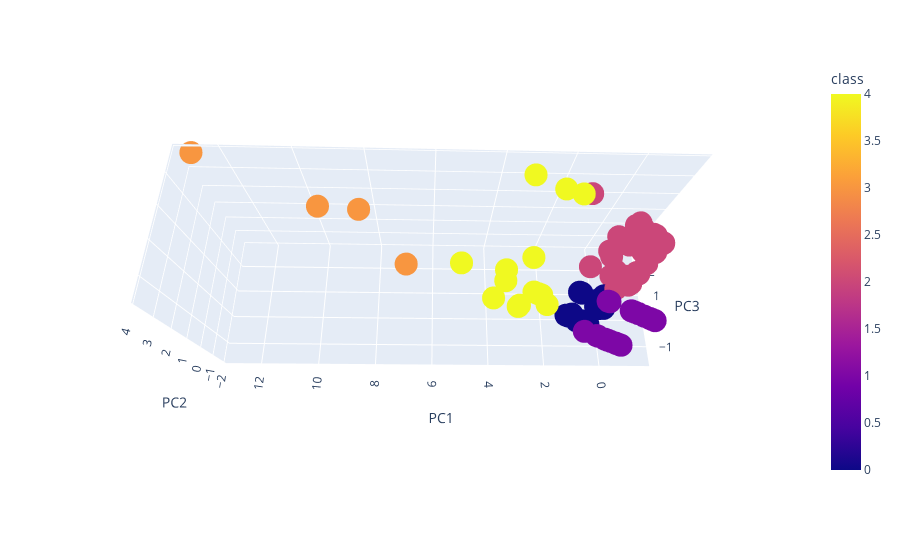

The notebook cell saved with this chart:
### Markdown cell above
### Visualizing Results

#### 3D-Scatter with Clusters

### Code cell
# Create a 3D-Scatter with the PCA data and the clusters
px.scatter_3d(crypto_pca_df, x='PC1', y='PC2', z='PC3', color='class')

### Figure 1 — Plotly figure (JSON) as saved in the notebook; plotly's stock layout.template omitted (floating-point values rounded to 4 significant figures; data arrays with more than 128 entries replaced by an {"elided": "..."} marker saying what was removed)
{"data": [{"hovertemplate": "PC1=%{x}<br>PC2=%{y}<br>PC3=%{z}<br>class=%{marker.color}<extra></extra>", "legendgroup": "", "marker": {"color": {"elided": "413 int values"}, "coloraxis": "coloraxis", "symbol": "circle"}, "mode": "markers", "name": "", "scene": "scene", "showlegend": false, "type": "scatter3d", "x": {"elided": "413 float values"}, "y": {"elided": "413 float values"}, "z": {"elided": "413 float values"}}], "layout": {"autosize": true, "coloraxis": {"colorbar": {"title": {"text": "class"}}, "colorscale": [[0, "#0d0887"], [0.1111, "#46039f"], [0.2222, "#7201a8"], [0.3333, "#9c179e"], [0.4444, "#bd3786"], [0.5556, "#d8576b"], [0.6667, "#ed7953"], [0.7778, "#fb9f3a"], [0.8889, "#fdca26"], [1, "#f0f921"]]}, "legend": {"tracegroupgap": 0}, "margin": {"t": 60}, "scene": {"aspectmode": "auto", "aspectratio": {"x": 1.985, "y": 0.8264, "z": 0.6096}, "camera": {"center": {"x": 0, "y": 0, "z": 0}, "eye": {"x": 0.06187, "y": 1.945, "z": -0.8418}, "projection": {"type": "perspective"}, "up": {"x": 0, "y": 0, "z": 1}}, "domain": {"x": [0, 1], "y": [0, 1]}, "xaxis": {"title": {"text": "PC1"}, "type": "linear"}, "yaxis": {"title": {"text": "PC2"}, "type": "linear"}, "zaxis": {"title": {"text": "PC3"}, "type": "linear"}}}}
